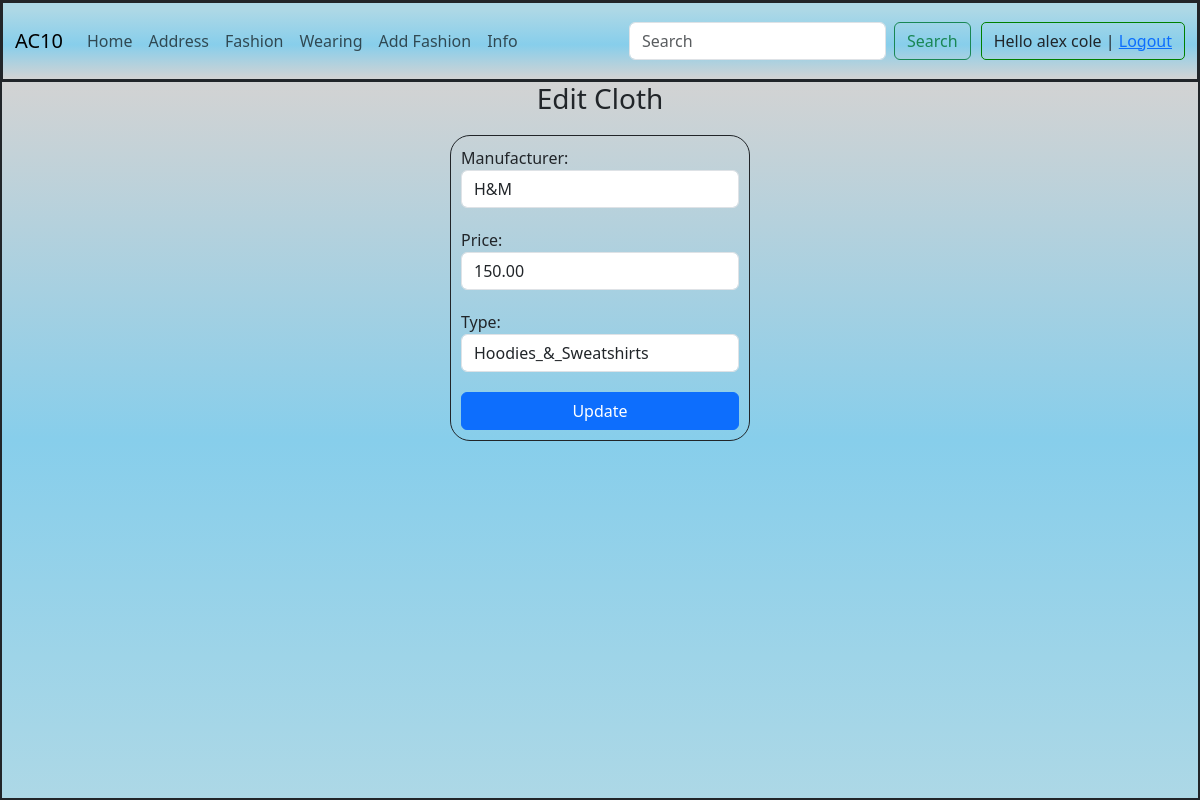
Page /clothing/edit/3 (signed in) on the committed database.
### clothing/models.py (models this page shows)
class ClothingModel(Model):
    manufacturer = CharField(max_length = 50, validators=[MinLengthValidator(2), MaxLengthValidator(100)])
    price = DecimalField(max_digits = 5, decimal_places = 2, validators=[MinValueValidator(0, "Price can't be negative."), MaxValueValidator(1000)])
    type = ForeignKey(TypeModel, on_delete = RESTRICT)
    class Meta:
        db_table = "clothing"

### clothing/views.py (the view, shortened to what this page needs)
# urls.py: path("edit/<int:id>", views.edit, name="edit"),
@login_required(login_url= "login")
def edit(request, id):
    try:
        if request.method == "GET":
            clothing = ClothingModel.objects.get(pk = id)
            context = { "form": ClothingForm(instance=clothing) }
            return render(request, "edit.html", context)
    except ClothingModel.DoesNotExist:
        raise Http404()

### clothing/models.py
class ClothingForm(ModelForm):
    class Meta:
        model = ClothingModel
        exclude = ["id"]
        widgets = {
            "manufacturer": TextInput(attrs = {"class": "form-control", "minlength": 2, "maxlength": 100}), #attrs = HTML attributes
            "price": NumberInput(attrs = {"class": "form-control", "min": 0, "max": 1000}),
            "type": Select(attrs = {"class": "form-control"}),
        }

### clothing/models.py (called while the page is built)
    def __str__(self):
        return self.name

### clothing/templates/edit.html (shortened to what this page needs)
{% extends "layout.html" %}
{% block content %}
<h3>Edit Cloth</h3>
<form class="fancy-form" method="post">
    {{form}}
    <button class="btn btn-primary w-100">Update</button>
</form>
{% endblock content %}

### templates/auth.html
<div>
    {% if user.is_authenticated %}
        <span>Hello {{user.first_name}} {{user.last_name}} | </span>
        <a href="{% url 'logout' %}" >Logout</a>
    {% else %}
    <span> Hello Guest |</span>
    <a class="{% if active == 'login' %}active{% endif %}"  href="{% url 'login' %}">Login</a>
    <span> | </span>
    <a class="{% if active == 'register' %}active{% endif %}" href="{% url 'register' %}">Register</a>
    {% endif %}
</div>

### static/css/style.css (style rules this page uses)
html, body { margin: 0; height: 100%; text-align: center; background-image: linear-gradient(lightgrey 10%, skyblue, lightblue); }
.fancy-form { width: 300px; margin: 20px auto; border: 1px solid; padding: 10px; border-radius: 20px; text-align: left; }
.fancy-form input, .fancy-form select { margin-bottom: 20px; }

### rows in the picture
ClothingModel: manufacturer "H&M", price "150.00", type "Hoodies_&_Sweatshirts"

### other values in the picture
{{ user.first_name }} "alex"
{{ user.last_name }} "cole"
